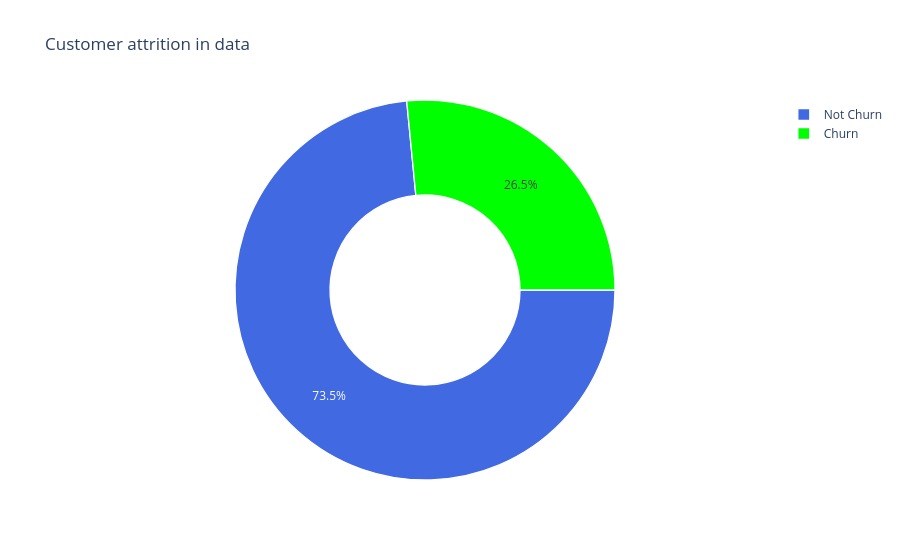

Here is the notebook cell this chart was saved with:
### Code cell
import plotly.express as px

fig = px.pie(
    df, 
    names=df['Churn'].map({0: 'Not Churn', 1: 'Churn'}),
    title="Customer attrition in data",
    color_discrete_sequence=['royalblue', 'lime'],
    hole=0.5
)
fig.update_traces(marker=dict(line=dict(color='white', width=1.3)), rotation=90)
#得到客戶流失比例! 
#通過這個圖，我們可以看到大約有26%的客戶流失，不過通常客戶流失屬於稀有事件。
fig.show()

### Figure 1 — Plotly figure (JSON) as saved in the notebook; plotly's stock layout.template omitted (floating-point values rounded to 4 significant figures; data arrays with more than 128 entries replaced by an {"elided": "..."} marker saying what was removed)
{"data": [{"domain": {"x": [0, 1], "y": [0, 1]}, "hole": 0.5, "hovertemplate": "label=%{label}<extra></extra>", "labels": {"elided": "7043 str values"}, "legendgroup": "", "marker": {"line": {"color": "white", "width": 1.3}}, "name": "", "rotation": 90, "showlegend": true, "type": "pie"}], "layout": {"legend": {"tracegroupgap": 0}, "piecolorway": ["royalblue", "lime"], "title": {"text": "Customer attrition in data"}}}
